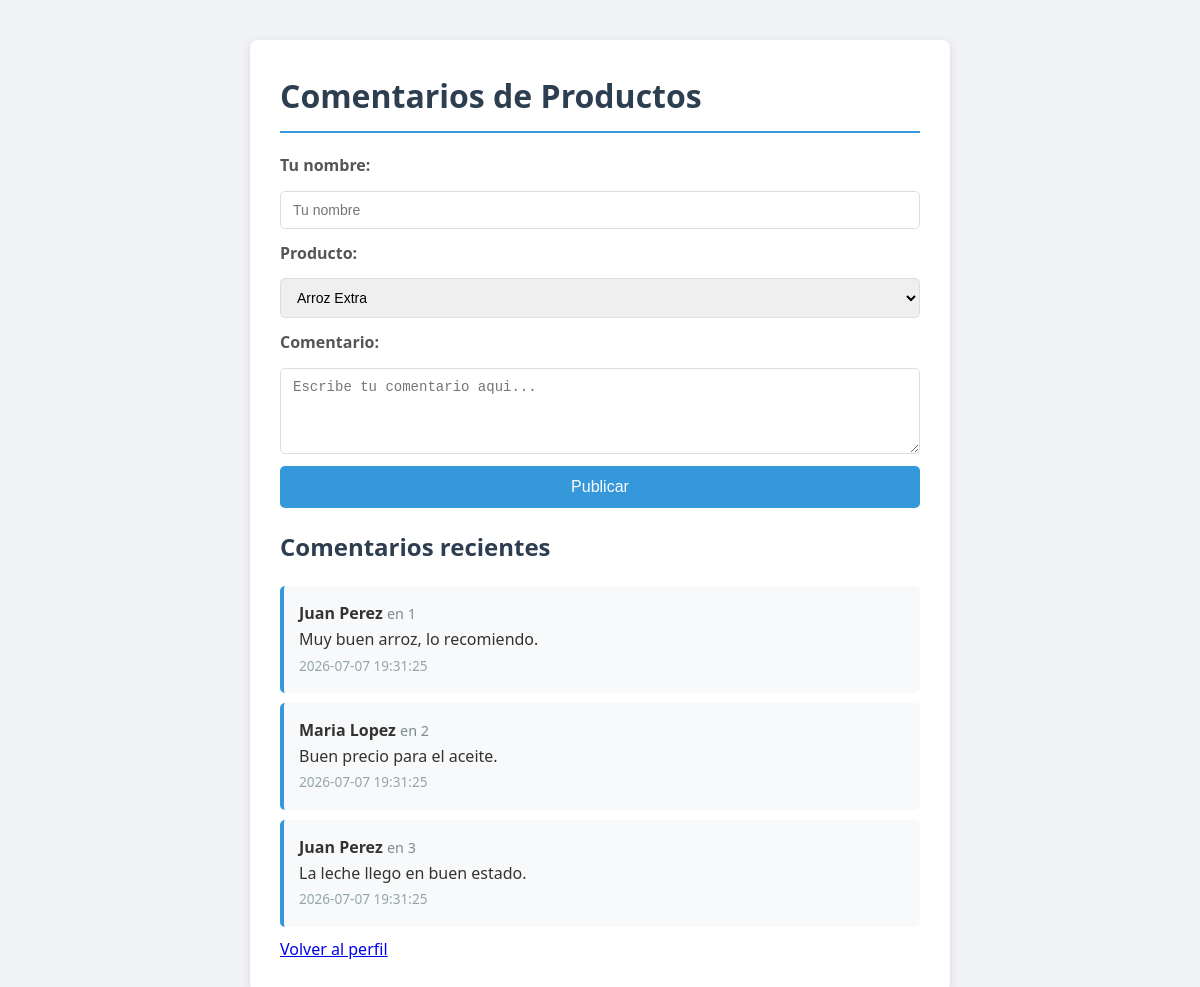
The page /comentarios.php on the database its author committed.
### tables this page shows
CREATE TABLE IF NOT EXISTS comentarios (
  id          INT AUTO_INCREMENT PRIMARY KEY,
  id_usuario  INT NOT NULL,
  id_producto INT NOT NULL,
  contenido   TEXT NOT NULL,
  fecha       DATETIME NOT NULL DEFAULT CURRENT_TIMESTAMP,
  FOREIGN KEY (id_usuario)  REFERENCES usuarios(id) ON DELETE CASCADE,
  FOREIGN KEY (id_producto) REFERENCES productos(id) ON DELETE CASCADE
);

CREATE TABLE IF NOT EXISTS usuarios (
  id            INT AUTO_INCREMENT PRIMARY KEY,
  nombre        VARCHAR(100)  NOT NULL,
  email         VARCHAR(150)  NOT NULL UNIQUE,
  usuario       VARCHAR(50)   NOT NULL UNIQUE,
  password      VARCHAR(255)  NOT NULL,
  rol           ENUM('cliente', 'admin') NOT NULL DEFAULT 'cliente',
  fecha_registro DATETIME     NOT NULL DEFAULT CURRENT_TIMESTAMP
);

### comentarios.php (the view, shortened to what this page needs)
<?php
require_once 'conexion.php';
$comentarios = $pdo->query("SELECT c.*, u.usuario, u.nombre
                             FROM comentarios c
                             JOIN usuarios u ON c.id_usuario = u.id
                             ORDER BY c.fecha DESC")->fetchAll(PDO::FETCH_ASSOC);
$productos = $pdo->query("SELECT * FROM productos")->fetchAll(PDO::FETCH_ASSOC);
?>
<!DOCTYPE html>
<html lang="es">
<head>
    <link rel="stylesheet" href="style.css">
</head>
<body>
    <div class="container">
        <h1>Comentarios de Productos</h1>
        <form method="POST" action="">
            <label>Tu nombre:</label>
            <input type="text" name="nombre" placeholder="Tu nombre" required>
            <label>Producto:</label>
            <select name="id_producto" required>
                <?php foreach ($productos as $prod): ?>
                    <option value="<?php echo $prod['id']; ?>">
                        <?php echo $prod['nombre']; ?>
                    </option>
                <?php endforeach; ?>
            </select>
            <label>Comentario:</label>
            <textarea name="contenido" rows="4"
                      placeholder="Escribe tu comentario aqui..."
                      required></textarea>
            <button type="submit">Publicar</button>
        </form>
        <h2>Comentarios recientes</h2>
        <div class="comentarios">
            <?php if (empty($comentarios)): ?>
                <p>No hay comentarios aun.</p>
            <?php else: ?>
                <?php foreach ($comentarios as $com): ?>
                    <div class="comentario">
                        <strong><?php echo $com['nombre']; ?></strong>
                        <span class="producto">en <?php echo $com['id_producto']; ?></span>
                        <p><?php echo $com['contenido']; ?></p>
                        <small><?php echo $com['fecha']; ?></small>
                    </div>
                <?php endforeach; ?>
            <?php endif; ?>
        </div>
        <p><a href="perfil.php">Volver al perfil</a></p>
    </div>
</body>
</html>

### style.css (style rules this page uses)
* { margin: 0; padding: 0; box-sizing: border-box; }
body { font-family: 'Segoe UI', Tahoma, Geneva, Verdana, sans-serif; background-color: #f0f2f5; color: #333; line-height: 1.6; }
.container { max-width: 700px; margin: 40px auto; padding: 30px; background: #fff; border-radius: 8px; box-shadow: 0 2px 10px rgba(0, 0, 0, 0.1); }
h1 { color: #2c3e50; margin-bottom: 20px; padding-bottom: 10px; border-bottom: 2px solid #3498db; }
h2 { color: #2c3e50; margin: 20px 0 10px; }
form { display: flex; flex-direction: column; gap: 12px; }
label { font-weight: 600; color: #555; }
input[type="text"], input[type="email"], input[type="password"], textarea, select { padding: 10px 12px; border: 1px solid #ddd; border-radius: 5px; font-size: 14px; transition: border-color 0.3s; }
button { padding: 12px; background-color: #3498db; color: #fff; border: none; border-radius: 5px; font-size: 16px; cursor: pointer; transition: background-color 0.3s; }
.comentarios { margin-top: 20px; }
.comentario { background: #f8f9fa; padding: 15px; border-radius: 5px; margin-bottom: 10px; border-left: 4px solid #3498db; }
.comentario .producto { color: #7f8c8d; font-size: 0.9em; }
.comentario small { color: #95a5a6; font-size: 0.85em; }

### rows shown on the page
comentarios: id_usuario.nombre "Juan Perez", id_producto "1", contenido "Muy buen arroz, lo recomiendo.", fecha "2026-07-07 19:31:25"
comentarios: id_usuario.nombre "Maria Lopez", id_producto "2", contenido "Buen precio para el aceite.", fecha "2026-07-07 19:31:25"
comentarios: id_usuario.nombre "Juan Perez", id_producto "3", contenido "La leche llego en buen estado.", fecha "2026-07-07 19:31:25"

### other values the page prints
form field id_producto "Arroz Extra"
